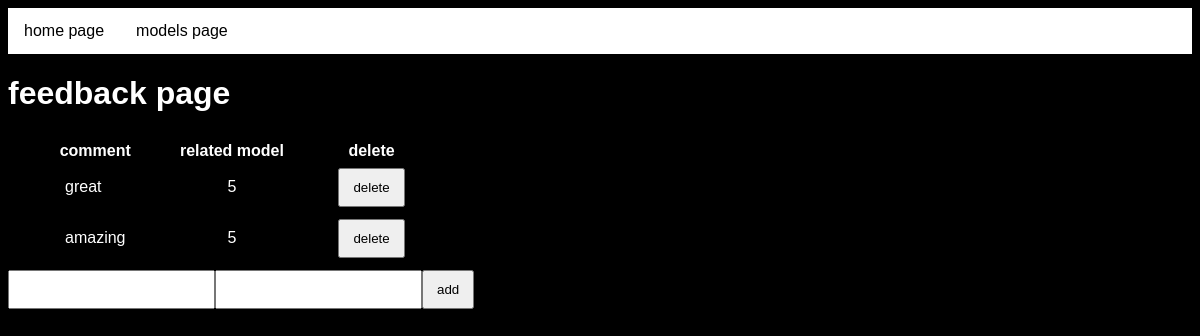
The app's page /feedback, older data.
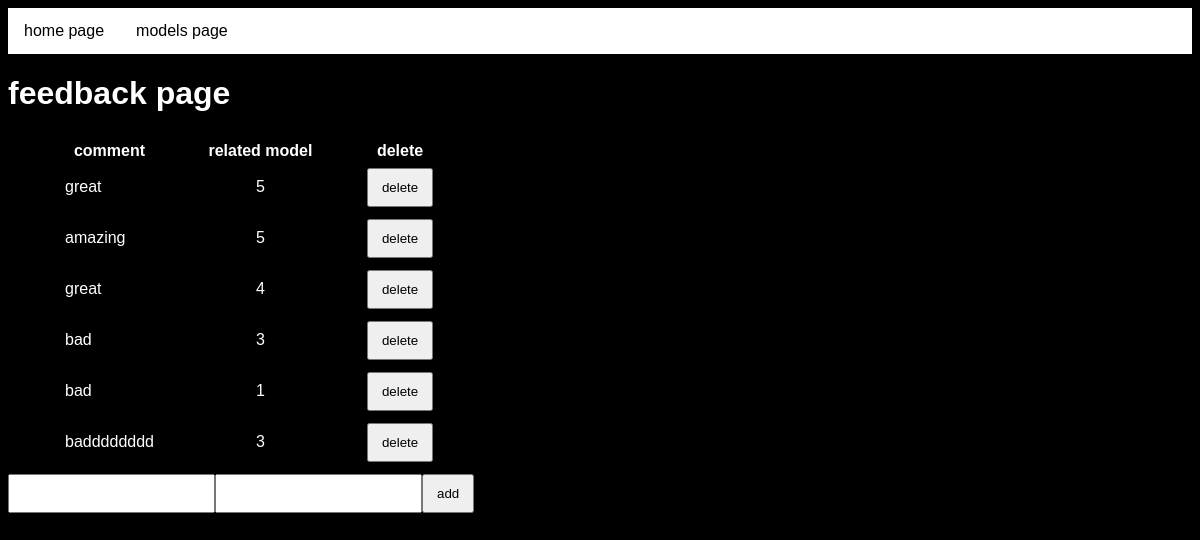
The same page, newer data.
### tables this page shows
CREATE TABLE comments (ID INTEGER PRIMARY KEY, comment, related_model TEXT REFERENCES models (id));

### flusk_models_display.py (the view)
@app.route("/feedback")
def feedback():
    conn = get_db()
    cursor = conn.cursor()
    sql = "SELECT * FROM comments"
    cursor.execute(sql)
    results = cursor.fetchall()
    return render_template("comments_and_feedback_page.html", results=results)

### flusk_models_display.py (called while the page is built)
def get_db():
    db = getattr(g,'database', None)
    if db is None:
        db = g._database = sqlite3.connect(DATABASE)
        db = g.database = sqlite3.connect(DATABASE)
    return db

### templates/comments_and_feedback_page.html (shortened to what this page needs)
<!DOCTYPE html>
<html lang="en">
<head>
    <link rel="stylesheet" href="static/styles.css">
</head>
<body>
    <table>
        <div class="model 1">
            <ul>
                <li><a href="/">home page</a></li>
                <li><a href="/data">models page</a></li>
            </ul>
        </div>
        <h1>feedback page</h1>
        <tr>
            <th>comment</th>
            <th>related model</th>
            <th>delete</th>
        </tr>
        {% for item in results %}
        <tr>
            <td>{{ item[1] }}</td>
            <td>{{ item[2] }}</td>
            <td>
                <form action="/delete" method="post">
                <input type="submit" value="delete">
                </form>
            </td>
        </tr>
        {% endfor %}
    </table>
    <form action="/add" method="post">
        <input type="text" name="comment">
        <input type="text" name="related_model">
        <input type="submit" value="add">
    </form>
</body>
</html>

### static/styles.css (style rules this page uses)
body { font-family: Arial, sans-serif; background-color: rgb(0, 0, 0); }
td,label,th,p,h1 { color: white; }
td { padding: 5px 50px; }
input,select { padding: 10px 13px; float: left; }
table { padding: 5px 5px; }
ul { list-style-type: none; margin: 0; padding: 0; overflow: hidden; background-color: white; }
li { float: left; }
li a { display: block; color: black; text-align: center; padding: 14px 16px; text-decoration: none; }

Row changes from the older to the newer data that the page shows:
added comments: comment "great", related_model "4"
added comments: comment "bad", related_model "3"
added comments: comment "bad", related_model "1"
added comments: comment "badddddddd", related_model "3"
